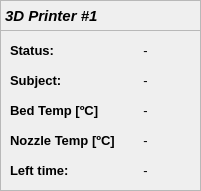
    <widget class="QFrame" name="frame_12">
     <property name="geometry">
      <rect>
       <x>10</x>
       <y>230</y>
       <width>201</width>
       <height>191</height>
      </rect>
     </property>
     <property name="frameShape">
      <enum>QFrame::StyledPanel</enum>
     </property>
     <property name="frameShadow">
      <enum>QFrame::Raised</enum>
     </property>
     <widget class="QLabel" name="label_70">
      <property name="geometry">
       <rect>
        <x>0</x>
        <y>0</y>
        <width>201</width>
        <height>31</height>
       </rect>
      </property>
      <property name="sizePolicy">
       <sizepolicy hsizetype="Preferred" vsizetype="Fixed">
        <horstretch>0</horstretch>
        <verstretch>0</verstretch>
       </sizepolicy>
      </property>
      <property name="font">
       <font>
        <pointsize>11</pointsize>
        <weight>75</weight>
        <italic>true</italic>
        <bold>true</bold>
       </font>
      </property>
      <property name="frameShape">
       <enum>QFrame::StyledPanel</enum>
      </property>
      <property name="text">
       <string>3D Printer #1</string>
      </property>
     </widget>
     <widget class="QLabel" name="TDP1_nozzle">
      <property name="geometry">
       <rect>
        <x>120</x>
        <y>130</y>
        <width>51</width>
        <height>21</height>
       </rect>
      </property>
      <property name="font">
       <font>
        <family>Ubuntu</family>
        <pointsize>10</pointsize>
       </font>
      </property>
      <property name="text">
       <string>-</string>
      </property>
      <property name="alignment">
       <set>Qt::AlignCenter</set>
      </property>
      <property name="wordWrap">
       <bool>true</bool>
      </property>
     </widget>
     <widget class="QLabel" name="label_71">
      <property name="geometry">
       <rect>
        <x>10</x>
        <y>130</y>
        <width>111</width>
        <height>21</height>
       </rect>
      </property>
      <property name="font">
       <font>
        <family>Ubuntu</family>
        <pointsize>10</pointsize>
        <weight>75</weight>
        <italic>false</italic>
        <bold>true</bold>
       </font>
      </property>
      <property name="text">
       <string>Nozzle Temp [ºC]</string>
      </property>
     </widget>
     <widget class="QLabel" name="label_73">
      <property name="geometry">
       <rect>
        <x>10</x>
        <y>70</y>
        <width>81</width>
        <height>21</height>
       </rect>
      </property>
      <property name="font">
       <font>
        <family>Ubuntu</family>
        <pointsize>10</pointsize>
        <weight>75</weight>
        <italic>false</italic>
        <bold>true</bold>
       </font>
      </property>
      <property name="text">
       <string>Subject:</string>
      </property>
     </widget>
     <widget class="QLabel" name="label_74">
      <property name="geometry">
       <rect>
        <x>10</x>
        <y>40</y>
        <width>61</width>
        <height>21</height>
       </rect>
      </property>
      <property name="font">
       <font>
        <family>Ubuntu</family>
        <pointsize>10</pointsize>
        <weight>75</weight>
        <italic>false</italic>
        <bold>true</bold>
       </font>
      </property>
      <property name="text">
       <string>Status:</string>
      </property>
     </widget>
     <widget class="QLabel" name="label_77">
      <property name="geometry">
       <rect>
        <x>10</x>
        <y>100</y>
        <width>101</width>
        <height>21</height>
       </rect>
      </property>
      <property name="font">
       <font>
        <family>Ubuntu</family>
        <pointsize>10</pointsize>
        <weight>75</weight>
        <italic>false</italic>
        <bold>true</bold>
       </font>
      </property>
      <property name="text">
       <string>Bed Temp [ºC]</string>
      </property>
     </widget>
     <widget class="QLabel" name="TDP1_SN">
      <property name="geometry">
       <rect>
        <x>90</x>
        <y>70</y>
        <width>111</width>
        <height>21</height>
       </rect>
      </property>
      <property name="font">
       <font>
        <family>Ubuntu</family>
        <pointsize>10</pointsize>
       </font>
      </property>
      <property name="text">
       <string>-</string>
      </property>
      <property name="alignment">
       <set>Qt::AlignCenter</set>
      </property>
      <property name="wordWrap">
       <bool>true</bool>
      </property>
     </widget>
     <widget class="QLabel" name="TDP1_status">
      <property name="geometry">
       <rect>
        <x>90</x>
        <y>40</y>
        <width>111</width>
        <height>21</height>
       </rect>
      </property>
      <property name="font">
       <font>
        <family>Ubuntu</family>
        <pointsize>10</pointsize>
       </font>
      </property>
      <property name="frameShape">
       <enum>QFrame::NoFrame</enum>
      </property>
      <property name="text">
       <string>-</string>
      </property>
      <property name="alignment">
       <set>Qt::AlignCenter</set>
      </property>
      <property name="wordWrap">
       <bool>true</bool>
      </property>
     </widget>
     <widget class="QLabel" name="TDP1_bed">
      <property name="geometry">
       <rect>
        <x>120</x>
        <y>100</y>
        <width>51</width>
        <height>21</height>
       </rect>
      </property>
      <property name="font">
       <font>
        <family>Ubuntu</family>
        <pointsize>10</pointsize>
       </font>
      </property>
      <property name="text">
       <string>-</string>
      </property>
      <property name="alignment">
       <set>Qt::AlignCenter</set>
      </property>
      <property name="wordWrap">
       <bool>true</bool>
      </property>
     </widget>
     <widget class="QLabel" name="TDP1_time">
      <property name="geometry">
       <rect>
        <x>90</x>
        <y>160</y>
        <width>111</width>
        <height>21</height>
       </rect>
      </property>
      <property name="font">
       <font>
        <family>Ubuntu</family>
        <pointsize>10</pointsize>
       </font>
      </property>
      <property name="text">
       <string>-</string>
      </property>
      <property name="alignment">
       <set>Qt::AlignCenter</set>
      </property>
      <property name="wordWrap">
       <bool>true</bool>
      </property>
     </widget>
     <widget class="QLabel" name="label_78">
      <property name="geometry">
       <rect>
        <x>10</x>
        <y>160</y>
        <width>71</width>
        <height>21</height>
       </rect>
      </property>
      <property name="font">
       <font>
        <family>Ubuntu</family>
        <pointsize>10</pointsize>
        <weight>75</weight>
        <italic>false</italic>
        <bold>true</bold>
       </font>
      </property>
      <property name="text">
       <string>Left time:</string>
      </property>
     </widget>
    </widget>
